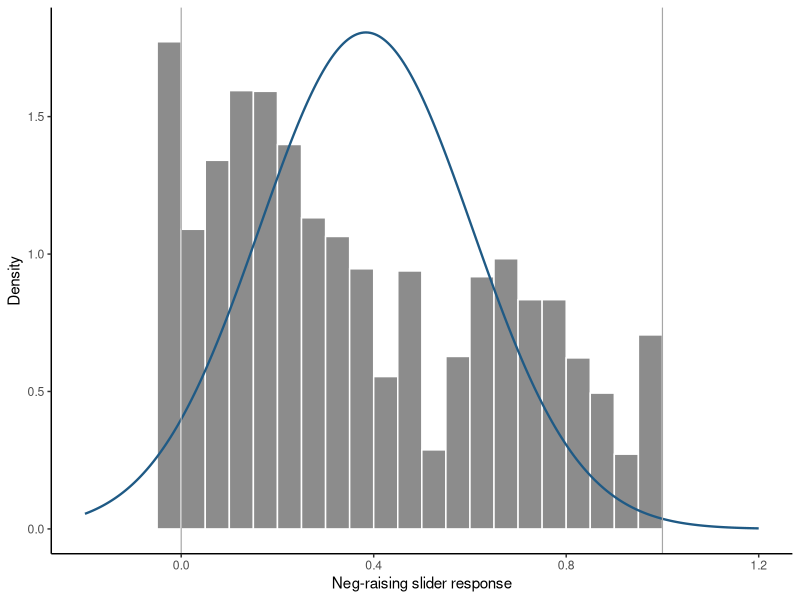

Source code (R):
## ---- chunk 1
#| label: load-meganegraising-bounds
#| echo: true
mnr <- read.csv("data/meganegraising/meganegraising-balanced.csv")
mnr$voice <- factor(mnr$voice, levels = c("active", "passive"))
mnr$subject <- factor(mnr$subject, levels = c("first", "third"))
stopifnot(nrow(mnr) == 7651L, length(unique(mnr$participant)) == 1091L,
          length(unique(mnr$verb)) == 193L)
c(rows = nrow(mnr), participants = length(unique(mnr$participant)),
  verbs = length(unique(mnr$verb)))
slider_bounds <- range(c(mnr$negraising, mnr$acceptability))
summary_table <- data.frame(
  response = c("neg-raising", "ease"),
  mean = c(mean(mnr$negraising), mean(mnr$acceptability)),
  zero_probability = c(mean(mnr$negraising == slider_bounds[[1L]]),
                       mean(mnr$acceptability == slider_bounds[[1L]])),
  one_probability = c(mean(mnr$negraising == slider_bounds[[2L]]),
                      mean(mnr$acceptability == slider_bounds[[2L]])),
  endpoint_probability = c(mean(mnr$negraising %in% c(0, 1)),
                           mean(mnr$acceptability %in% c(0, 1)))
)
summary_table
## ---- chunk 2
#| label: inspect-one-meganegraising-row
mnr[1L, c(
  "participant", "verb", "frame", "voice", "subject", "negraising",
  "acceptability"
)]
## ---- chunk 3
#| label: gaussian-bounded-benchmark
#| echo: true
gaussian <- lme4::lmer(
  negraising ~ voice * subject + (1 | participant) + (1 | verb),
  data = mnr, REML = FALSE,
  control = lme4::lmerControl(optimizer = "bobyqa",
                              optCtrl = list(maxfun = 200000L))
)
mnr$gaussian_mean <- predict(gaussian, re.form = NA)
sigma_hat <- sigma(gaussian)
mnr$illegal_probability <- pnorm(0, mnr$gaussian_mean, sigma_hat) +
  pnorm(1, mnr$gaussian_mean, sigma_hat, lower.tail = FALSE)
c(fixed_effects = lme4::fixef(gaussian),
  average_illegal_probability = mean(mnr$illegal_probability))
## ---- chunk 4
#| label: plot-bounded-responses
#| echo: true
library(ggplot2)
density_grid <- data.frame(value = seq(-.2, 1.2, length.out = 301L))
density_grid$fitted_density <- vapply(
  density_grid$value,
  function(value) mean(dnorm(value, mnr$gaussian_mean, sigma_hat)),
  numeric(1)
)
ggplot(mnr, aes(negraising)) +
  geom_histogram(aes(y = after_stat(density)), binwidth = .05, boundary = 0,
                 color = "white", fill = "grey55") +
  geom_line(data = density_grid, aes(value, fitted_density),
            color = "#1F5A85", linewidth = .8) +
  geom_vline(xintercept = slider_bounds, color = "grey65", linewidth = .4) +
  coord_cartesian(xlim = range(density_grid$value)) +
  labs(x = "Neg-raising slider response", y = "Density") +
  theme_classic()
